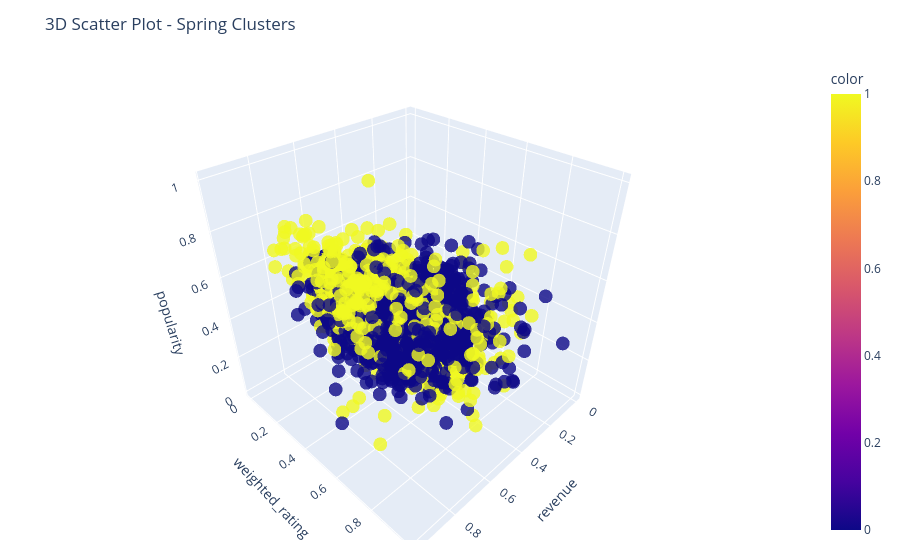

Notebook source saved alongside this figure:
### Code cell
# Spring season
evaluate_kmeans_clustering(spring, k_range=range(1, 8), random_state=42, plot_title='Elbow & Silhouette Analysis')

kmeans_modelSP, labelsSP = fit_kmeans(spring, n_clusters=2)

plot_3d(spring, x_col='revenue', y_col='weighted_rating', z_col='popularity', color_col=labelsSP, title='3D Scatter Plot - Spring Clusters')

add_cluster_labels(spring, labelsSP, label_col='cluster')

revert_log1p(spring, ['revenue', 'popularity'])

cluster_statsSP = spring.groupby('cluster').agg({
    'revenue': ['mean', 'median', 'min', 'max'],
    'weighted_rating': ['mean', 'median', 'min', 'max'],
    'popularity': ['mean', 'median', 'min', 'max']
}).round(1)

print("\n📊 Cluster-wise statistics - Spring:")
display(cluster_statsSP)

### Figure 1 — Plotly figure (JSON) as saved in the notebook; plotly's stock layout.template omitted (floating-point values rounded to 4 significant figures; data arrays with more than 128 entries replaced by an {"elided": "..."} marker saying what was removed)
{"data": [{"hovertemplate": "revenue=%{x}<br>weighted_rating=%{y}<br>popularity=%{z}<br>color=%{marker.color}<extra></extra>", "legendgroup": "", "marker": {"color": {"elided": "2185 int values"}, "coloraxis": "coloraxis", "opacity": 0.8, "symbol": "circle"}, "mode": "markers", "name": "", "scene": "scene", "showlegend": false, "type": "scatter3d", "x": {"elided": "2185 float values"}, "y": {"elided": "2185 float values"}, "z": {"elided": "2185 float values"}}], "layout": {"coloraxis": {"colorbar": {"title": {"text": "color"}}, "colorscale": [[0, "#0d0887"], [0.1111, "#46039f"], [0.2222, "#7201a8"], [0.3333, "#9c179e"], [0.4444, "#bd3786"], [0.5556, "#d8576b"], [0.6667, "#ed7953"], [0.7778, "#fb9f3a"], [0.8889, "#fdca26"], [1, "#f0f921"]]}, "legend": {"tracegroupgap": 0}, "margin": {"b": 20, "l": 20, "r": 20, "t": 60}, "scene": {"domain": {"x": [0, 1], "y": [0, 1]}, "xaxis": {"title": {"text": "revenue"}}, "yaxis": {"title": {"text": "weighted_rating"}}, "zaxis": {"title": {"text": "popularity"}}}, "title": {"text": "3D Scatter Plot - Spring Clusters"}}}
